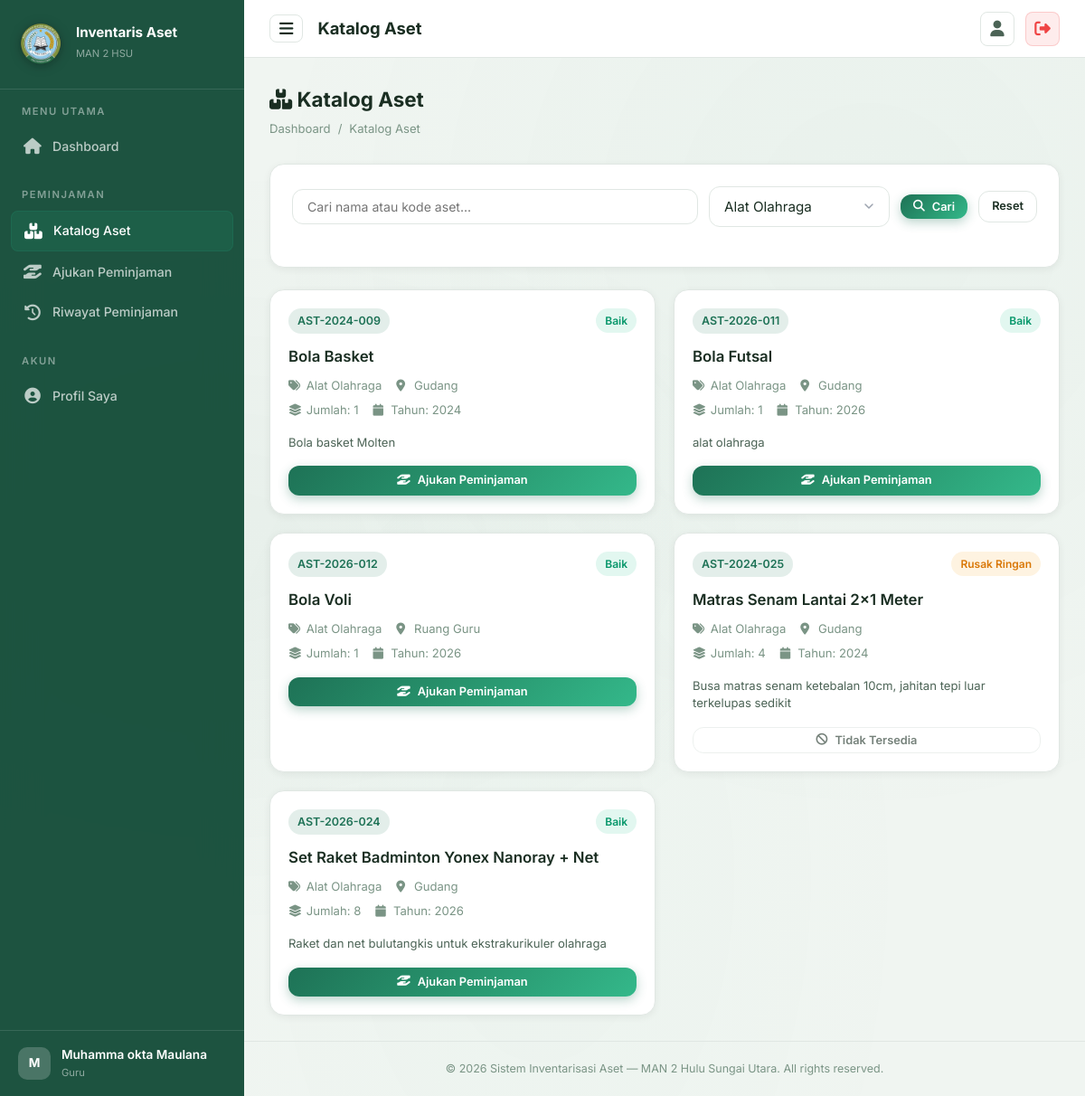
Page /pages/guru/katalog.php?kategori=5 (signed in) on the earlier database version.
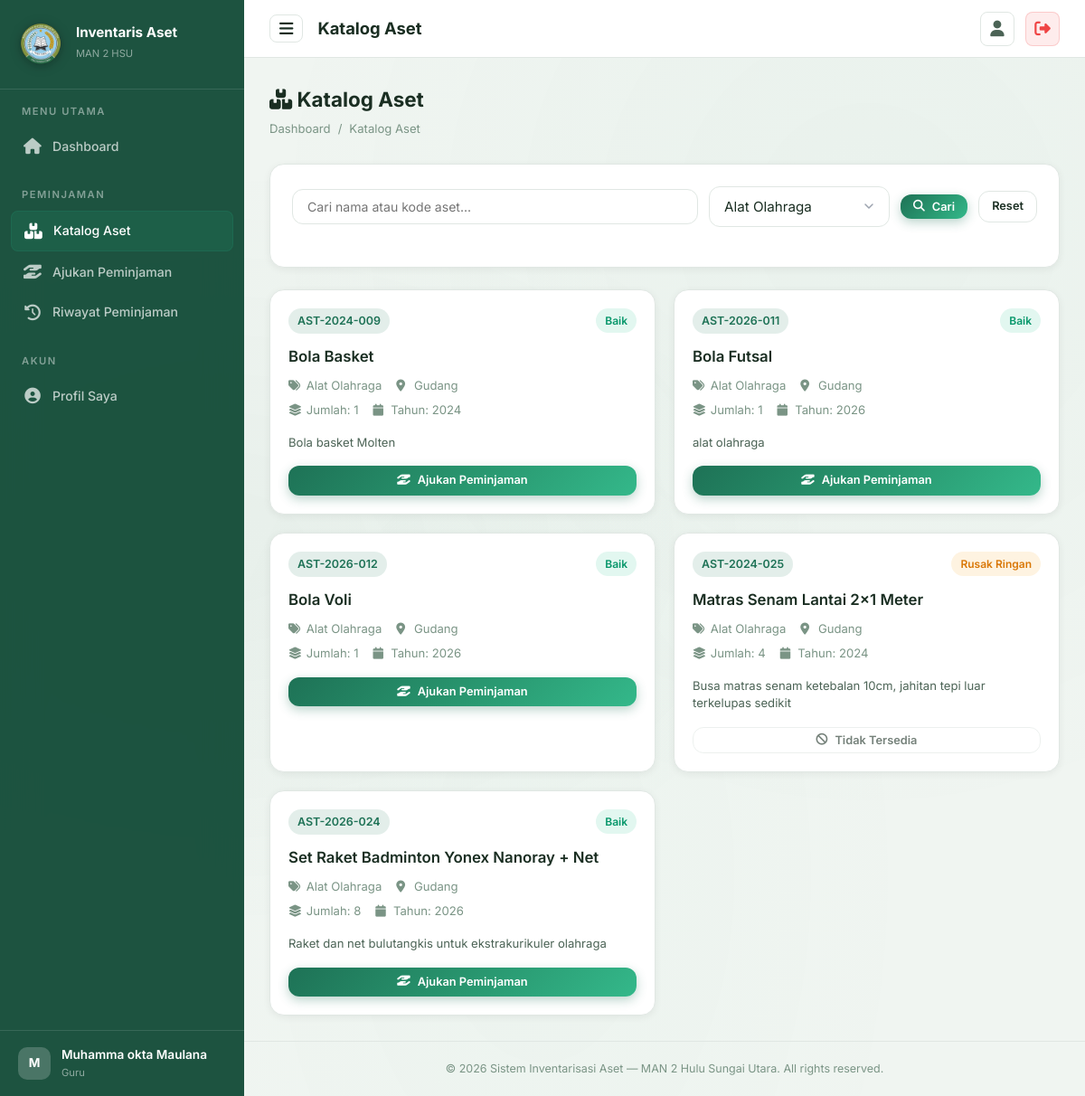
Same page on the later database version.
### tables this page shows
CREATE TABLE `aset` (
  `id` int NOT NULL AUTO_INCREMENT,
  `kode_aset` varchar(50) NOT NULL,
  `nama_aset` varchar(150) NOT NULL,
  `id_kategori` int DEFAULT NULL,
  `id_lokasi` int DEFAULT NULL,
  `jumlah` int NOT NULL DEFAULT '1',
  `kondisi` enum('Baik','Rusak Ringan','Rusak Berat') NOT NULL DEFAULT 'Baik',
  `tahun_perolehan` year DEFAULT NULL,
  `nilai_perolehan` decimal(15,2) DEFAULT '0.00',
  `sumber_dana` varchar(100) DEFAULT NULL,
  `gambar` varchar(255) DEFAULT NULL,
  `keterangan` text,
  `qr_code_path` varchar(255) DEFAULT NULL,
  `created_at` timestamp NULL DEFAULT CURRENT_TIMESTAMP,
  `updated_at` timestamp NULL DEFAULT CURRENT_TIMESTAMP ON UPDATE CURRENT_TIMESTAMP,
  `deleted_at` timestamp NULL DEFAULT NULL,
  `bukti_hapus` varchar(255) DEFAULT NULL,
  `status_penghapusan` enum('none','pending','approved') NOT NULL DEFAULT 'none',
  `tgl_pengajuan_hapus` datetime DEFAULT NULL,
  `file_ba_scan` varchar(255) DEFAULT NULL,
  `alasan_hapus` text,
  PRIMARY KEY (`id`),
  UNIQUE KEY `kode_aset` (`kode_aset`),
  KEY `id_kategori` (`id_kategori`),
  KEY `id_lokasi` (`id_lokasi`),
  CONSTRAINT `aset_ibfk_1` FOREIGN KEY (`id_kategori`) REFERENCES `kategori` (`id`) ON DELETE SET NULL,
  CONSTRAINT `aset_ibfk_2` FOREIGN KEY (`id_lokasi`) REFERENCES `lokasi` (`id`) ON DELETE SET NULL
);

CREATE TABLE `lokasi` (
  `id` int NOT NULL AUTO_INCREMENT,
  `nama_lokasi` varchar(100) NOT NULL,
  `keterangan` text,
  `created_at` timestamp NULL DEFAULT CURRENT_TIMESTAMP,
  PRIMARY KEY (`id`)
);

CREATE TABLE `kategori` (
  `id` int NOT NULL AUTO_INCREMENT,
  `nama_kategori` varchar(100) NOT NULL,
  `keterangan` text,
  `created_at` timestamp NULL DEFAULT CURRENT_TIMESTAMP,
  PRIMARY KEY (`id`)
);

### pages/guru/katalog.php (the view, shortened to what the changed rows need)
<?php
$pdo = getConnection();
$filterKategori = $_GET['kategori'] ?? '';
$where = "WHERE a.deleted_at IS NULL";
$params = [];
if ($filterKategori) {
    $where .= " AND a.id_kategori = ?";
    $params[] = $filterKategori;
}
$stmt = $pdo->prepare("SELECT a.*, k.nama_kategori, l.nama_lokasi FROM aset a
    LEFT JOIN kategori k ON a.id_kategori = k.id
    LEFT JOIN lokasi l ON a.id_lokasi = l.id
    $where
    ORDER BY a.nama_aset ASC");
$stmt->execute($params);
$asetList = $stmt->fetchAll();
require_once __DIR__ . '/../../includes/header.php';
require_once __DIR__ . '/../../includes/sidebar.php';
?>
<div class="page-header">
    <div>
        <h2><i class="fas fa-boxes-stacked"></i> Katalog Aset</h2>
    </div>
</div>
<div class="katalog-grid" style="display:grid; grid-template-columns:repeat(auto-fill, minmax(320px, 1fr)); gap:20px;">
    <?php if (empty($asetList)): ?>
        <div class="card animate-fadeInUp" style="grid-column:1/-1;">
            <div class="card-body">
                <div class="empty-state">
                    <div class="empty-icon"><i class="fas fa-search"></i></div>
                    <p>Tidak ada aset ditemukan</p>
                </div>
            </div>
        </div>
    <?php else: ?>
        <?php foreach ($asetList as $a): ?>
        <div class="card animate-fadeInUp" style="transition:transform 0.2s ease;">
            <div class="card-body" style="padding:20px;">
                <div style="display:flex; justify-content:space-between; align-items:start; margin-bottom:12px;">
                    <span class="badge badge-primary" style="font-size:0.78rem;"><?= htmlspecialchars($a['kode_aset']) ?></span>
                    <span class="badge badge-<?= $a['kondisi'] === 'Baik' ? 'success' : ($a['kondisi'] === 'Rusak Ringan' ? 'warning' : 'danger') ?>">
                        <?= $a['kondisi'] ?>
                    </span>
                </div>
                <h4 style="font-size:1.05rem; font-weight:600; margin-bottom:8px; color:var(--text-primary);">
                    <?= htmlspecialchars($a['nama_aset']) ?>
                </h4>
                <div style="font-size:0.82rem; color:var(--text-muted); margin-bottom:16px;">
                    <div style="display:flex; gap:16px; flex-wrap:wrap; margin-bottom:6px;">
                        <span><i class="fas fa-tags" style="width:16px;"></i> <?= htmlspecialchars($a['nama_kategori'] ?? '-') ?></span>
                        <span><i class="fas fa-location-dot" style="width:16px;"></i> <?= htmlspecialchars($a['nama_lokasi'] ?? '-') ?></span>
                    </div>
                    <div style="display:flex; gap:16px; flex-wrap:wrap;">
                        <span><i class="fas fa-layer-group" style="width:16px;"></i> Jumlah: <?= $a['jumlah'] ?></span>
                        <?php if ($a['tahun_perolehan']): ?>
                            <span><i class="fas fa-calendar" style="width:16px;"></i> Tahun: <?= $a['tahun_perolehan'] ?></span>
                        <?php endif; ?>
                    </div>
                </div>
                <?php if ($a['kondisi'] === 'Baik'): ?>
                    <a href="<?= BASE_URL ?>/guru/pinjam?id_aset=<?= $a['id'] ?>" class="btn btn-primary btn-sm" style="width:100%;">
                        <i class="fas fa-hand-holding-hand"></i> Ajukan Peminjaman
                    </a>
                <?php else: ?>
                    <button class="btn btn-secondary btn-sm" style="width:100%; opacity:0.6; cursor:not-allowed;" disabled>
                        <i class="fas fa-ban"></i> Tidak Tersedia
                    </button>
                <?php endif; ?>
            </div>
        </div>
        <?php endforeach; ?>
    <?php endif; ?>
</div>
<?php require_once __DIR__ . '/../../includes/footer.php'; ?>

Differences in the rows shown:
changed aset "Bola Voli": id_lokasi.nama_lokasi "Ruang Guru" → "Gudang"
